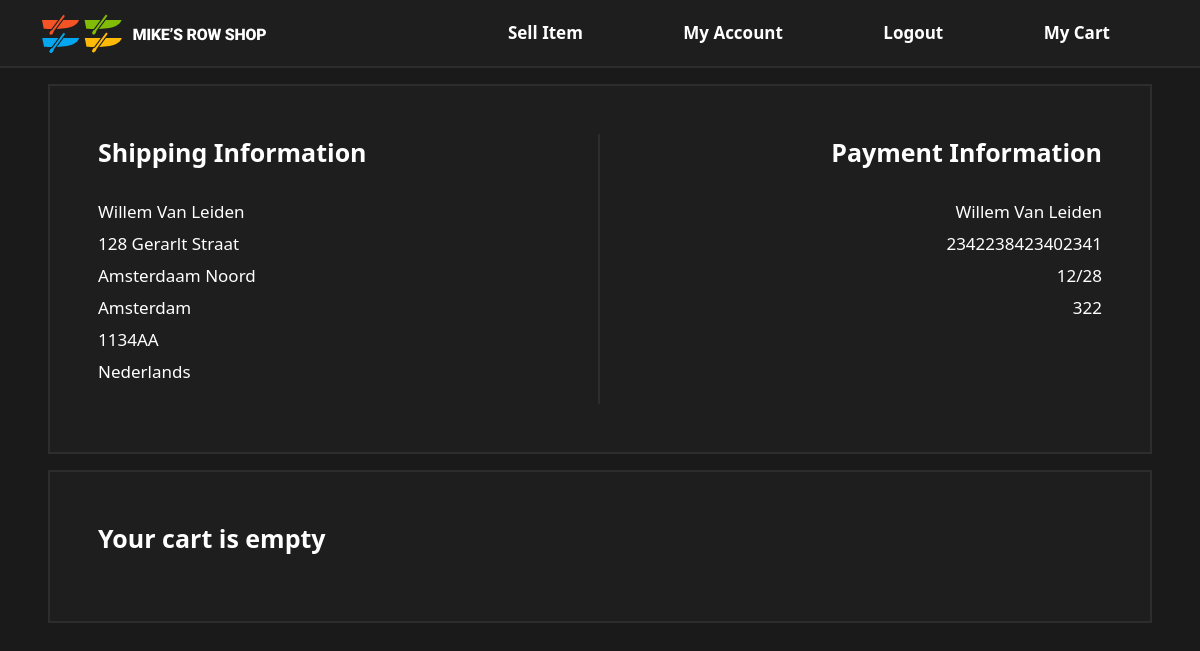
Page /my_cart (signed in) on the committed database.
### app/models.py (models this page shows, shortened)
class Users(db.Model, UserMixin):
    id = db.Column(db.Integer, primary_key=True)
    username = db.Column(db.String(20), unique=True)
    first_name = db.Column(db.String(20), nullable=False)
    last_name = db.Column(db.String(20), nullable=False)
    password_hash = db.Column(db.String(128), nullable=False)
    orders = db.relationship('orders', backref='buyer',
                             lazy=True, uselist=False)
    items = db.relationship('items', backref='seller',
                            lazy=True, uselist=False)
    addresses = db.relationship(
        'addresses', backref='owner', lazy=True, uselist=False)
    payments = db.relationship(
        'payment_details', backref='owner', lazy=True, uselist=False)

class addresses(db.Model):
    id = db.Column(db.Integer, primary_key=True)
    owner_id = db.Column(db.Integer, db.ForeignKey('users.id'), nullable=False)
    street_address1 = db.Column(db.String(20), nullable=False)
    street_address2 = db.Column(db.String(20), nullable=False)
    city = db.Column(db.String(20), nullable=False)
    zip_code = db.Column(db.String(20), nullable=False)
    country = db.Column(db.String(20), nullable=False)
    active = db.Column(db.Boolean, nullable=False)

class payment_details(db.Model):
    id = db.Column(db.Integer, primary_key=True)
    owner_id = db.Column(db.Integer, db.ForeignKey('users.id'), nullable=False)
    card_number = db.Column(db.String(20), nullable=False)
    card_name = db.Column(db.String(20), nullable=False)
    card_exp = db.Column(db.String(20), nullable=False)
    card_cvv = db.Column(db.String(20), nullable=False)
    active = db.Column(db.Boolean, nullable=False)

### app/views.py (the view)
@app.route('/my_cart')
@login_required
def my_cart():
    user_id = current_user.id
    items_in_cart = cart_items.query.filter_by(owner_id=user_id).all()
    products = []
    for item in items_in_cart:
        products.append(items.query.get(item.item_id))
    user = Users.query.filter_by(id=user_id).first()
    sub_total = []
    for item in products:
        sub_total.append(item.price * cart_items.query.filter_by(owner_id=user_id,
                         item_id=item.id).first().quantity + item.shipping_price)
    products_len = len(products)
    return render_template('cart_template.html', title='My Cart', user=user, items_in_cart=zip(items_in_cart, products, sub_total), total=sum(sub_total), products_len=products_len)

### app/models.py (called while the page is built)
@login_manager.user_loader
def load_user(user_id):
    return Users.query.get(int(user_id))

### app/templates/cart_template.html (shortened to what this page needs)
{% extends "boilerPlate.html" %}
{% block head %}
<link rel="stylesheet" href="{{ url_for('static', filename='genericTable.css') }}">
{% endblock %}
{% block content %}
<div class="l2_background bordered mx-5 p-5 d-flex flex-row justify-content-between mt-3 overflow-scroll">
    <div class="d-flex flex-column align-items-start">
        <p class="stand-out-text pb-4">Shipping Information</p>
        <p class="remove-line-height pb-3">{{ user.first_name }} {{ user.last_name }}</p>
        <p class="remove-line-height pb-3">{{ user.addresses.street_address1 }}</p>
        <p class="remove-line-height pb-3">{{ user.addresses.street_address2 }}</p>
        <p class="remove-line-height pb-3">{{ user.addresses.city }}</p>
        <p class="remove-line-height pb-3">{{ user.addresses.zip_code }}</p>
        <p class="remove-line-height pb-3">{{ user.addresses.country }}</p>
    </div>
    <div class="vertical-line mx-3"></div>
    <div class="d-flex flex-column align-items-end">
        <p class="stand-out-text pb-4">Payment Information</p>
        <p class="remove-line-height  pb-3">{{ user.payments.card_name }}</p>
        <p class="remove-line-height  pb-3">{{ user.payments.card_number }}</p>
        <p class="remove-line-height  pb-3">{{ user.payments.card_exp }}</p>
        <p class="remove-line-height  pb-3">{{ user.payments.card_cvv }}</p>
    </div>
</div>
<div class="l2_background bordered p-5 my-3 overflow-scroll mx-5 d-flex flex-column">
    {% if products_len != 0 %}
    <table>
        <thead>
            <th>Item Id</th>
            <th>Name</th>
            <th>Shipping Method</th>
            <th class="align-text-right">Shipping Price</th>
            <th class="align-text-right">Quantity</th>
            <th class="align-text-right">Price perunit</th>
            <th class="align-text-right">Total price</th>
            <th class="align-text-right">Action</th>
        </thead>
        <tbody>
            {% for (rows, products, totals) in items_in_cart %}
            <tr class="roofed">
                <td>{{ rows.item_id }}</td>
                <td>{{ products.name }}</td>
                <td>{{ products.shipping_method }}</td>
                <td class="numbers align-text-right">£{{ products.shipping_price }}</td>
                <td class="numbers align-text-right">{{ rows.quantity }}</td>
                <td class="numbers align-text-right">£{{ products.price }}</td>
                <td class="numbers align-text-right">£{{ totals }}</td>
                <td class="d-flex flex-row justify-content-end walled-left">
                <a href="{{url_for('remove_from_basket', item_id=rows.item_id)}}" class="btn btn-primary rounded danger-button-accent d-flex justify-content-center align-items-center flex-row square"><img src="{{ url_for('static', filename='icons/Smock_Delete_18_N.svg')}}" alt="Delete button"></a>
            </tr>
            {% endfor %}
            <tr class="roofed">
                <td colspan="6" class="align-text-right bold">Total</td>
                <td class="numbers align-text-right bold">£{{ total }}</td>
                <td class="walled-left"></td>
            </tr>
        </tbody>
    </table>
    {% else %}
    <p class="stand-out-text">Your cart is empty</p>
    {% endif %}
</div>
{% endblock %}

### app/static/main.css (style rules this page uses)
:root { --level1-color: #1A1A1A; --level2-color: #1E1E1E; --border-color: #2D2D2D; --main-action: #0265DC; --main-action-hover: #024494; --danger-action: #ff3300; --danger-action-hover: #630707; --border-radius: 2px; --font-size: 17px; --font-large: 25px; --font-extra-large: 50px; font-family: Roboto, sans-serif; --square-size: 2.3vw; }
.l2_background { background-color: var(--level2-color); color: #FFFFFF; }
body { background-color: var(--level1-color); color: #FFFFFF; font-size: var(--font-size); }
.bordered { border: var(--border-color) solid var(--border-radius); }
.remove-line-height { line-height: 0; }
.stand-out-text { font-size: var(--font-large); font-weight: bold; }
.vertical-line { border-left: var(--border-radius) solid var(--border-color); }
.overflow-scroll { overflow: scroll; }

### rows in the picture
Users: first_name "Willem", last_name "Van Leiden"
addresses: addresses.street_address1 "128 Gerarlt Straat", addresses.street_address2 "Amsterdaam Noord", addresses.city "Amsterdam", addresses.zip_code "1134AA", addresses.country "Nederlands"
payment_details: payments.card_name "Willem Van Leiden", payments.card_number "2342238423402341", payments.card_exp "12/28", payments.card_cvv "322"
